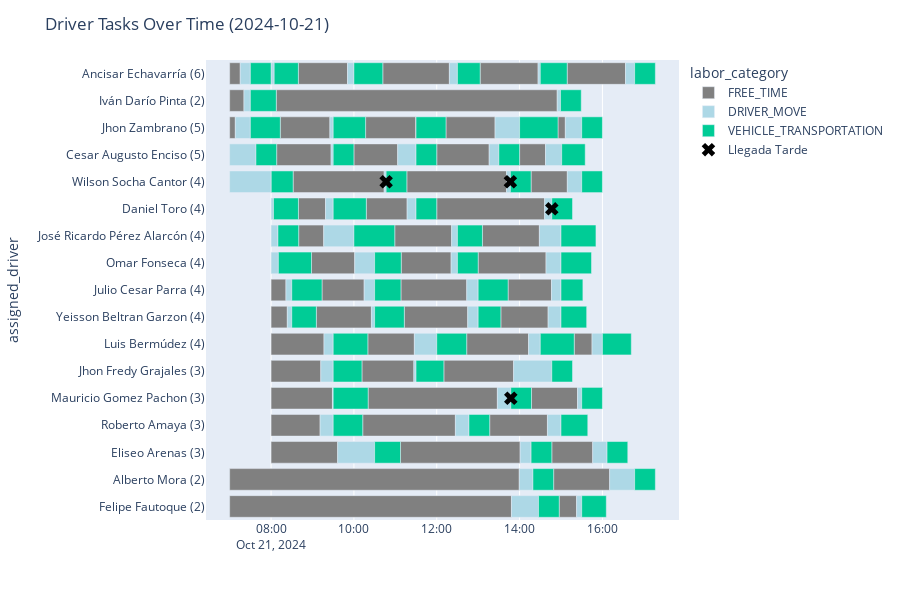
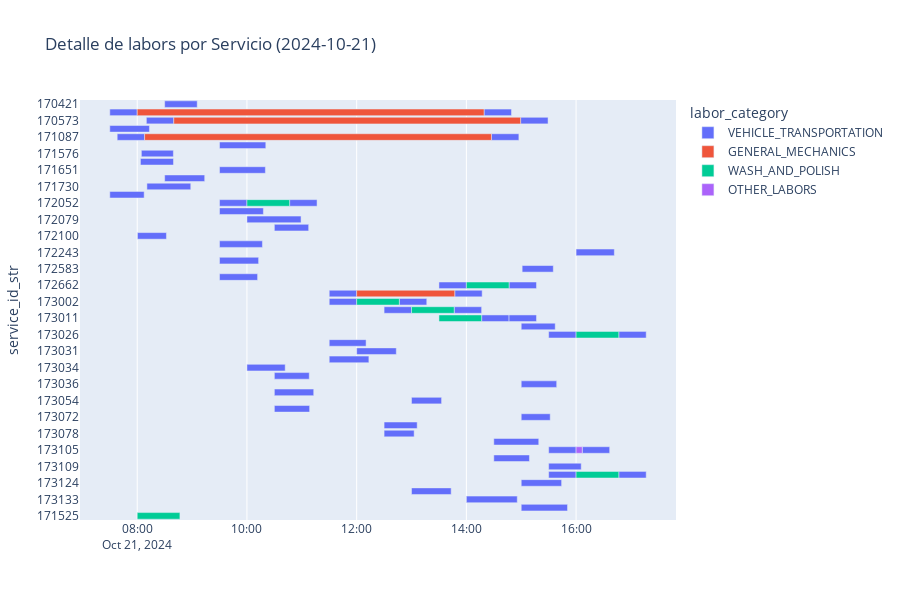

Notebook code cell kept with these figures, in order:
### Code cell
import pickle
import pandas as pd
import math
import random
from datetime import datetime, timedelta
import plotly.express as px
import plotly.graph_objects as go
import requests

# — Parámetros & Seed —————————————————————————————————————————————————————————
ITERATIONS              = 100
ALPHA                   = 1
SEED                    = 10
DISTANCE_METHOD         = 'Manhattan'
alfred_speed            = 30
vehicle_transport_speed = 40
tiempo_previo           = 30
tiempo_gracia           = 15
tiempo_alistar          = 15
tiempo_other            = 30
tiempo_finalizacion     = 15

random.seed(SEED)

# — Cargar datos preprocesados y bases necesarias —————————————————————————————
# Cargar el DataFrame original
directorio_df = pd.read_csv(f"{data_path}/data_pre/directorio_df.csv")
def remove_drivers(df, driver_names):
    """
    Devuelve una copia de df sin las filas donde la columna "ALFRED'S" coincida con cualquiera de los nombres en driver_names.
    """
    if isinstance(driver_names, str):
        driver_names = [driver_names]
    filtered_df = df[~df["ALFRED'S"].isin(driver_names)].copy()
    return filtered_df

nombres_a_quitar = ["Manuel Romero", "Jorge Cortes Rojas", "Orlando Jacinto"]
directorio_df = remove_drivers(directorio_df, nombres_a_quitar)


"""
    Días de prueba
"""
# day_str             = "2023-01-30"  # dia de prueba a tope
# day_str             = "2024-05-30"  # dia medio
day_str             = "2024-10-21"  # dia bajo
# day_str             = "2024-02-03"  # dia muy bajo



template_path       = f"{data_path}/data_clean/templates/cleaned_static_template_{day_str}.pkl"
df_cleaned_template = pd.read_pickle(template_path)
with open('distances.pkl','rb') as f:
    DIST_DICT = pickle.load(f)

# Filtrar labores programadas para las 7:00 AM o antes
print(f"INFO: Labores iniciales: {len(df_cleaned_template)}")
df_cleaned_template = df_cleaned_template[df_cleaned_template['schedule_date'].dt.hour > 7].copy()
print(f"INFO: Después de filtrar por horario, quedan {len(df_cleaned_template)} labores.")

# Filtrar ubicaciones inválidas 'POINT (0 0)' <<<
initial_rows = len(df_cleaned_template)
df_cleaned_template = df_cleaned_template[
    (df_cleaned_template['map_start_point'] != 'POINT (0 0)') &
    (df_cleaned_template['map_end_point'] != 'POINT (0 0)')
].copy()
filtered_count = initial_rows - len(df_cleaned_template)
if filtered_count > 0:
    print(f"INFO: Se han filtrado {filtered_count} labores con ubicación 'POINT (0 0)'. Quedan {len(df_cleaned_template)} labores.")


# — Recompute avg_times_map —————————————————————————————————————————————————
df_temp = (
    df_dist
      .dropna(subset=['labor_start_date','labor_end_date'])
      .assign(duration_td=lambda d: d['labor_end_date'] - d['labor_start_date'])
)
df_temp = df_temp[df_temp['duration_td'] <= pd.Timedelta(days=1)]
df_temp['duration_min'] = df_temp['duration_td'].dt.total_seconds() / 60
avg_times_map = df_temp.groupby('labor_name')['duration_min'].mean().to_dict()

# — Auxiliares parse_point, distance, select, init_drivers —————————————————————
def parse_point(s):
    if pd.isna(s) or not s.strip().startswith("POINT"):
        return None, None
    lon, lat = map(float, s.lstrip('POINT').strip(' ()').split())
    return lat, lon

OSRM_URL = "http://router.project-osrm.org/route/v1/driving/"
def distance(p1, p2, method='haversine', timeout=5):
    if method=='precalced':
        return DIST_DICT.get((p1,p2), float('nan'))
    lat1, lon1 = parse_point(p1)
    lat2, lon2 = parse_point(p2)
    if None in (lat1,lon1,lat2,lon2): return float('nan')
    if method=='haversine':
        φ1,φ2 = map(math.radians,(lat1,lat2))
        dφ    = math.radians(lat2-lat1)
        dλ    = math.radians(lon2-lon1)
        a     = math.sin(dφ/2)**2 + math.cos(φ1)*math.cos(φ2)*math.sin(dλ/2)**2
        return 2*6371*math.atan2(math.sqrt(a), math.sqrt(1-a))
    if method=='osrm':
        coords = f"{lon1},{lat1};{lon2},{lat2}"
        try:
            r = requests.get(OSRM_URL+coords+"?overview=false", timeout=timeout)
            r.raise_for_status()
            return r.json()['routes'][0]['distance']/1000
        except:
            return distance(p1,p2,method='haversine')
    # Manhattan
    KM_PER_DEG_LAT = 111.32
    mean_lat = math.radians((lat1+lat2)/2)
    dlat = abs(lat1-lat2)*KM_PER_DEG_LAT
    dlon = abs(lon1-lon2)*KM_PER_DEG_LAT*math.cos(mean_lat)
    return dlat + dlon


def select_from_candidates(cands, alpha):
    if not cands: return None
    costs = [c['arrival'].timestamp() for c in cands]
    if len(costs) == 1:
        return cands[0]
    min_cost, max_cost = min(costs), max(costs)
    if min_cost == max_cost:
        return random.choice(cands)
    thr   = max_cost - alpha * (max_cost - min_cost)
    RCL   = [c for c,cost in zip(cands,costs) if cost<=thr]
    return random.choice(RCL) if RCL else cands[costs.index(min_cost)]


def init_drivers():
    if df_cleaned_template.empty:
        return []
    tz    = df_cleaned_template['schedule_date'].dt.tz
    first = df_cleaned_template['schedule_date'].dt.date.min()
    out   = []
    df_dir = directorio_df[directorio_df['city']=='BOGOTA']
    for _, d in df_dir.iterrows():
        if pd.isna(d['latitud']): continue
        ws    = datetime.strptime(d['start_time'], '%H:%M:%S').time()
        avail = datetime.combine(first, ws)
        out.append({
            'name':       d["ALFRED'S"],
            'position':   f"POINT ({d['longitud']} {d['latitud']})",
            'available':  pd.Timestamp(avail).tz_localize(tz),
            'work_start': ws
        })
    return out

# — run_iteration (LÓGICA DE SIMULACIÓN) —————————————————————————————————————
def run_iteration_chronological(alpha):
    if df_cleaned_template.empty:
        return pd.DataFrame(), pd.DataFrame()

    dfc = df_cleaned_template.copy().reset_index(drop=True)
    drivers = init_drivers()
    
    df_sorted = dfc.sort_values('schedule_date').reset_index()

    assigned = [pd.NA] * len(dfc)
    starts = [pd.NaT] * len(dfc)
    ends = [pd.NaT] * len(dfc)

    service_end_times = {}

    for _, row in df_sorted.iterrows():
        original_idx = row['index'] 
        service_id = row['service_id']

        if service_end_times.get(service_id) is pd.NaT:
            continue

        prev_end = service_end_times.get(service_id)
        cat, sched = row['labor_category'], row['schedule_date']

        if cat == 'VEHICLE_TRANSPORTATION':
            early = prev_end or (sched - timedelta(minutes=tiempo_previo))
            late  = (prev_end + timedelta(minutes=tiempo_gracia)) if prev_end else (sched + timedelta(minutes=tiempo_gracia))
            
            cands = []
            for drv in drivers:
                av = drv['available']
                if av.time() < drv['work_start']:
                    av = pd.Timestamp(datetime.combine(av.date(), drv['work_start']), tz=av.tz)
                
                dkm = distance(drv['position'], row['map_start_point'], method=DISTANCE_METHOD)
                arr = av + timedelta(minutes=(0 if math.isnan(dkm) else dkm/alfred_speed*60))
                
                if arr <= late:
                    cands.append({'drv': drv, 'arrival': arr})
            
            pick = select_from_candidates(cands, alpha)

            if not pick:
                service_end_times[service_id] = pd.NaT
            else:
                drv = pick['drv']
                astart = max(pick['arrival'], early)
                d2 = distance(row['map_start_point'], row['map_end_point'], method=DISTANCE_METHOD)
                
                is_last_in_service = not dfc[(dfc['service_id'] == service_id) & (dfc['schedule_date'] > sched)].empty
                dur = tiempo_alistar + (0 if math.isnan(d2) else d2/vehicle_transport_speed*60) \
                      + (tiempo_finalizacion if not is_last_in_service else 0)
                aend = astart + timedelta(minutes=dur)

                drv['available'], drv['position'] = aend, row['map_end_point']
                assigned[original_idx] = drv['name']
                starts[original_idx] = astart
                ends[original_idx] = aend
                service_end_times[service_id] = aend
        else:
            astart = prev_end or sched
            aend = astart + timedelta(minutes=avg_times_map.get(row['labor_name'], tiempo_other))
            starts[original_idx] = astart
            ends[original_idx] = aend
            service_end_times[service_id] = aend

    dfc['assigned_driver'] = assigned
    dfc['actual_start']    = pd.to_datetime(starts)
    dfc['actual_end']      = pd.to_datetime(ends)

    records = []
    tz = dfc['schedule_date'].dt.tz
    if not tz and not dfc['actual_start'].dropna().empty:
        tz = dfc['actual_start'].dropna().iloc[0].tz

    valid_dates = dfc['schedule_date'].dropna().dt.date
    first = pd.to_datetime(day_str).date() if valid_dates.empty else valid_dates.min()

    driver_pos, driver_end = {}, {}
    df_dir_bog = directorio_df[directorio_df['city']=='BOGOTA']
    for _, d in df_dir_bog.iterrows():
        if pd.isna(d['latitud']): continue
        name = d["ALFRED'S"]
        driver_pos[name] = f"POINT ({d['longitud']} {d['latitud']})"
        st = datetime.combine(first, datetime.strptime(d['start_time'],'%H:%M:%S').time())
        driver_end[name] = pd.Timestamp(st, tz=tz)

    for _, row in dfc.dropna(subset=['actual_start']).sort_values('actual_start').iterrows():
        drv = row['assigned_driver']
        if pd.notna(drv) and row['labor_category']=='VEHICLE_TRANSPORTATION':
            prev_e, prev_p = driver_end[drv], driver_pos[drv]
            if row['actual_start'] > prev_e:
                dkm = distance(prev_p, row['map_start_point'], method=DISTANCE_METHOD)
                t_m = timedelta(minutes=(0 if math.isnan(dkm) else dkm/alfred_speed*60))
                depart = max(prev_e, row['actual_start'] - t_m)
                if depart > prev_e:
                    records.append({'service_id': row['service_id'], 'labor_id': f"{int(row['labor_id'])}_free", 'labor_name': 'FREE_TIME', 'labor_category': 'FREE_TIME', 'assigned_driver': drv, 'schedule_date': row['schedule_date'], 'actual_start': prev_e, 'actual_end': depart, 'start_point': prev_p, 'end_point': prev_p})
                records.append({'service_id': row['service_id'], 'labor_id': f"{int(row['labor_id'])}_move", 'labor_name': 'DRIVER_MOVE', 'labor_category': 'DRIVER_MOVE', 'assigned_driver': drv, 'schedule_date': row['schedule_date'], 'actual_start': depart, 'actual_end': row['actual_start'], 'start_point': prev_p, 'end_point': row['map_start_point']})
        
        records.append({'service_id': row['service_id'], 'labor_id': int(row['labor_id']), 'labor_name': row['labor_name'], 'labor_category': row['labor_category'], 'assigned_driver': row['assigned_driver'], 'schedule_date': row['schedule_date'], 'actual_start': row['actual_start'], 'actual_end': row['actual_end'], 'start_point': row['map_start_point'], 'end_point': row['map_end_point']})
        
        if pd.notna(drv) and pd.notna(row['actual_end']):
            driver_end[drv] = row['actual_end']
            driver_pos[drv] = row['map_end_point']

    df_moves = pd.DataFrame(records)
    if not df_moves.empty:
        df_moves['actual_start'] = pd.to_datetime(df_moves['actual_start'])
        df_moves['actual_end'] = pd.to_datetime(df_moves['actual_end'])
        df_moves['duration_min'] = ((df_moves['actual_end'] - df_moves['actual_start']).dt.total_seconds() / 60).round(1)

    return dfc, df_moves


# — Ejecutar —————————————————————————————————————————————————————————
df_cleaned, df_moves = run_iteration_chronological(ALPHA)


indicators, ind_df = compute_indicators(df_cleaned, df_moves)
print(ind_df)
plot_results(df_cleaned, df_moves)

### Figure 1 — Plotly figure (JSON) as saved in the notebook; plotly's stock layout.template omitted (floating-point values rounded to 4 significant figures; data arrays with more than 128 entries replaced by an {"elided": "..."} marker saying what was removed)
{"data": [{"base": ["2024-10-21T07:00:00.000000000", "2024-10-21T07:00:00.000000000", "2024-10-21T07:00:00.000000000", "2024-10-21T08:00:00.000000000", "2024-10-21T08:00:00.000000000", "2024-10-21T08:00:00.000000000", "2024-10-21T08:00:00.000000000", "2024-10-21T08:08:05.251298000", "2024-10-21T08:39:38.223934000", "2024-10-21T08:13:22.135002000", "2024-10-21T08:00:00.000000000", "2024-10-21T08:00:00.000000000", "2024-10-21T08:39:59.430790000", "2024-10-21T08:39:32.435722000", "2024-10-21T09:05:36.882108000", "2024-10-21T08:58:33.520365000", "2024-10-21T09:13:47.955690000", "2024-10-21T08:00:00.000000000", "2024-10-21T08:31:57.677140000", "2024-10-21T10:16:55.874222000", "2024-10-21T10:11:38.406334000", "2024-10-21T10:17:59.288271000", "2024-10-21T10:00:00.000000000", "2024-10-21T10:20:10.417188000", "2024-10-21T10:59:10.899666000", "2024-10-21T10:41:50.111910000", "2024-10-21T11:08:34.360962000", "2024-10-21T10:12:45.768899000", "2024-10-21T11:08:08.406243000", "2024-10-21T11:13:01.861090000", "2024-10-21T12:00:00.000000000", "2024-10-21T11:16:40.704115000", "2024-10-21T10:20:37.385779000", "2024-10-21T12:13:22.135002000", "2024-10-21T11:07:30.905831000", "2024-10-21T07:00:00.000000000", "2024-10-21T07:00:00.000000000", "2024-10-21T13:02:52.565126000", "2024-10-21T12:43:22.135002000", "2024-10-21T12:10:18.944273000", "2024-10-21T12:00:00.000000000", "2024-10-21T08:07:35.008425000", "2024-10-21T13:00:00.000000000", "2024-10-21T13:43:22.135002000", "2024-10-21T13:16:40.704115000", "2024-10-21T13:32:52.565126000", "2024-10-21T13:06:11.796208000", "2024-10-21T14:00:00.000000000", "2024-10-21T14:17:16.164458000", "2024-10-21T14:16:40.704115000", "2024-10-21T14:57:25.302688000", "2024-10-21T14:55:39.316126000", "2024-10-21T15:19:10.155365000", "2024-10-21T14:46:40.704115000", "2024-10-21T14:49:20.051390000", "2024-10-21T15:08:58.616133000"], "customdata": {"elided": "56x7 mixed values"}, "hovertemplate": "labor_category=FREE_TIME<br>actual_start=%{base}<br>actual_end=%{x}<br>assigned_driver=%{y}<br>labor_name=%{customdata[0]}<br>service_id=%{customdata[1]}<br>labor_id=%{customdata[2]}<br>schedule_date=%{customdata[3]}<br>duration_min=%{customdata[4]}<br>start_point=%{customdata[5]}<br>end_point=%{customdata[6]}<extra></extra>", "legendgroup": "FREE_TIME", "marker": {"color": "gray", "pattern": {"shape": ""}}, "name": "FREE_TIME", "orientation": "h", "showlegend": true, "textposition": "auto", "type": "bar", "x": [922032, 1243429, 492490, 1292540, 1412273, 4598797, 4322580, 4732572, 2352353, 4312384, 5334741, 4261247, 2178071, 4272252, 4784915, 3758526, 3664222, 5786855, 7914973, 4376739, 4512298, 3547793, 3804654, 4044149, 4943349, 5789302, 4333575, 8056186, 5720798, 5511694, 4557388, 8667843, 11233304, 4266711, 10399781, 25172340, 24494267, 5035424, 5379085, 6062629, 9378100, 24416497, 5897012, 3771173, 5020547, 4106643, 4948727, 2253412, 3999734, 3150766, 1509643, 637899, 1546317, 3554583, 4868573, 5067993], "xaxis": "x", "y": ["Ancisar Echavarría", "Iván Darío Pinta", "Jhon Zambrano", "Julio Cesar Parra", "Yeisson Beltran Garzon", "Luis Bermúdez", "Jhon Fredy Grajales", "Cesar Augusto Enciso", "Daniel Toro", "Jhon Zambrano", "Mauricio Gomez Pachon", "Roberto Amaya", "José Ricardo Pérez Alarcón", "Ancisar Echavarría", "Yeisson Beltran Garzon", "Omar Fonseca", "Julio Cesar Parra", "Eliseo Arenas", "Wilson Socha Cantor", "Jhon Zambrano", "Jhon Fredy Grajales", "Daniel Toro", "Cesar Augusto Enciso", "Luis Bermúdez", "José Ricardo Pérez Alarcón", "Ancisar Echavarría", "Omar Fonseca", "Roberto Amaya", "Julio Cesar Parra", "Yeisson Beltran Garzon", "Cesar Augusto Enciso", "Wilson Socha Cantor", "Mauricio Gomez Pachon", "Jhon Zambrano", "Eliseo Arenas", "Alberto Mora", "Felipe Fautoque", "Ancisar Echavarría", "Luis Bermúdez", "Jhon Fredy Grajales", "Daniel Toro", "Iván Darío Pinta", "Omar Fonseca", "Julio Cesar Parra", "Roberto Amaya", "Yeisson Beltran Garzon", "José Ricardo Pérez Alarcón", "Cesar Augusto Enciso", "Mauricio Gomez Pachon", "Wilson Socha Cantor", "Felipe Fautoque", "Jhon Zambrano", "Luis Bermúdez", "Eliseo Arenas", "Alberto Mora", "Ancisar Echavarría"], "yaxis": "y"}, {"base": ["2024-10-21T07:15:22.032408000", "2024-10-21T07:20:43.429988000", "2024-10-21T07:08:12.490108000", "2024-10-21T07:00:00.000000000", "2024-10-21T07:00:00.000000000", "2024-10-21T08:00:00.000000000", "2024-10-21T08:00:00.000000000", "2024-10-21T08:00:00.000000000", "2024-10-21T08:00:00.000000000", "2024-10-21T08:21:32.540617000", "2024-10-21T08:23:32.273355000", "2024-10-21T09:16:38.797056000", "2024-10-21T09:12:02.580788000", "2024-10-21T09:26:57.823545000", "2024-10-21T09:18:50.577770000", "2024-10-21T09:25:14.519007000", "2024-10-21T09:28:54.741547000", "2024-10-21T09:11:01.247052000", "2024-10-21T09:16:17.502142000", "2024-10-21T09:50:44.688446000", "2024-10-21T10:25:21.797648000", "2024-10-21T10:01:12.047231000", "2024-10-21T10:14:52.177945000", "2024-10-21T09:36:26.855229000", "2024-10-21T10:43:52.651114000", "2024-10-21T11:29:52.614062000", "2024-10-21T11:26:50.704434000", "2024-10-21T11:17:07.081481000", "2024-10-21T11:03:24.654630000", "2024-10-21T11:27:34.566980000", "2024-10-21T12:21:34.249387000", "2024-10-21T12:18:19.414000000", "2024-10-21T12:20:47.936403000", "2024-10-21T12:27:01.955619000", "2024-10-21T12:43:29.204993000", "2024-10-21T12:44:53.555919000", "2024-10-21T13:15:57.388949000", "2024-10-21T13:41:08.548070000", "2024-10-21T13:27:50.689922000", "2024-10-21T13:24:28.846874000", "2024-10-21T14:00:50.686984000", "2024-10-21T13:59:32.340890000", "2024-10-21T13:48:14.267711000", "2024-10-21T14:26:47.989596000", "2024-10-21T14:13:01.220802000", "2024-10-21T13:51:21.573951000", "2024-10-21T14:36:18.100098000", "2024-10-21T14:54:31.506004000", "2024-10-21T14:38:17.012951000", "2024-10-21T14:46:13.308624000", "2024-10-21T14:40:21.251504000", "2024-10-21T14:41:19.209018000", "2024-10-21T14:28:40.524196000", "2024-10-21T14:37:33.412248000", "2024-10-21T15:23:55.899285000", "2024-10-21T15:09:11.470812000", "2024-10-21T15:22:34.946058000", "2024-10-21T15:06:17.215636000", "2024-10-21T15:44:56.472991000", "2024-10-21T15:45:55.287438000", "2024-10-21T16:10:28.624858000", "2024-10-21T16:33:26.610080000"], "customdata": {"elided": "62x7 mixed values"}, "hovertemplate": "labor_category=DRIVER_MOVE<br>actual_start=%{base}<br>actual_end=%{x}<br>assigned_driver=%{y}<br>labor_name=%{customdata[0]}<br>service_id=%{customdata[1]}<br>labor_id=%{customdata[2]}<br>schedule_date=%{customdata[3]}<br>duration_min=%{customdata[4]}<br>start_point=%{customdata[5]}<br>end_point=%{customdata[6]}<extra></extra>", "legendgroup": "DRIVER_MOVE", "marker": {"color": "lightblue", "pattern": {"shape": ""}}, "name": "DRIVER_MOVE", "orientation": "h", "showlegend": true, "textposition": "auto", "type": "bar", "x": [877967, 556570, 1307509, 2285251, 3616076, 210994, 271075, 599430, 635620, 507459, 387726, 801202, 1077419, 182176, 669422, 285480, 65258, 1138752, 2622497, 555311, 278202, 1727952, 907822, 3213144, 168053, 7385, 189295, 772918, 1595345, 1945433, 505750, 700586, 552063, 1178748, 990795, 906444, 842611, 332156, 1165474, 2131153, 950017, 1187710, 2351034, 192010, 1018779, 3319130, 622604, 287976, 1302987, 826691, 1178748, 1120790, 1879475, 1406587, 364100, 1248529, 445053, 1422784, 903527, 1248529, 2172079, 794094], "xaxis": "x", "y": ["Ancisar Echavarría", "Iván Darío Pinta", "Jhon Zambrano", "Cesar Augusto Enciso", "Wilson Socha Cantor", "Daniel Toro", "Ancisar Echavarría", "José Ricardo Pérez Alarcón", "Omar Fonseca", "Julio Cesar Parra", "Yeisson Beltran Garzon", "Luis Bermúdez", "Jhon Fredy Grajales", "Cesar Augusto Enciso", "Daniel Toro", "Jhon Zambrano", "Mauricio Gomez Pachon", "Roberto Amaya", "José Ricardo Pérez Alarcón", "Ancisar Echavarría", "Yeisson Beltran Garzon", "Omar Fonseca", "Julio Cesar Parra", "Eliseo Arenas", "Wilson Socha Cantor", "Jhon Zambrano", "Jhon Fredy Grajales", "Daniel Toro", "Cesar Augusto Enciso", "Luis Bermúdez", "José Ricardo Pérez Alarcón", "Ancisar Echavarría", "Omar Fonseca", "Roberto Amaya", "Julio Cesar Parra", "Yeisson Beltran Garzon", "Cesar Augusto Enciso", "Wilson Socha Cantor", "Mauricio Gomez Pachon", "Jhon Zambrano", "Eliseo Arenas", "Alberto Mora", "Felipe Fautoque", "Ancisar Echavarría", "Luis Bermúdez", "Jhon Fredy Grajales", "Daniel Toro", "Iván Darío Pinta", "Omar Fonseca", "Julio Cesar Parra", "Roberto Amaya", "Yeisson Beltran Garzon", "José Ricardo Pérez Alarcón", "Cesar Augusto Enciso", "Mauricio Gomez Pachon", "Wilson Socha Cantor", "Felipe Fautoque", "Jhon Zambrano", "Luis Bermúdez", "Eliseo Arenas", "Alberto Mora", "Ancisar Echavarría"], "yaxis": "y"}, {"base": ["2024-10-21T07:30:00.000000000", "2024-10-21T07:30:00.000000000", "2024-10-21T07:30:00.000000000", "2024-10-21T07:38:05.251298000", "2024-10-21T08:00:16.076008000", "2024-10-21T08:03:30.994396000", "2024-10-21T08:04:31.075617000", "2024-10-21T08:09:59.430790000", "2024-10-21T08:10:35.620368000", "2024-10-21T08:30:00.000000000", "2024-10-21T08:30:00.000000000", "2024-10-21T09:30:00.000000000", "2024-10-21T09:30:00.000000000", "2024-10-21T09:30:00.000000000", "2024-10-21T09:30:00.000000000", "2024-10-21T09:30:00.000000000", "2024-10-21T09:30:00.000000000", "2024-10-21T09:30:00.000000000", "2024-10-21T10:00:00.000000000", "2024-10-21T10:00:00.000000000", "2024-10-21T10:30:00.000000000", "2024-10-21T10:30:00.000000000", "2024-10-21T10:30:00.000000000", "2024-10-21T10:30:00.000000000", "2024-10-21T10:46:40.704115000", "2024-10-21T11:30:00.000000000", "2024-10-21T11:30:00.000000000", "2024-10-21T11:30:00.000000000", "2024-10-21T11:30:00.000000000", "2024-10-21T12:00:00.000000000", "2024-10-21T12:30:00.000000000", "2024-10-21T12:30:00.000000000", "2024-10-21T12:30:00.000000000", "2024-10-21T12:46:40.704115000", "2024-10-21T13:00:00.000000000", "2024-10-21T13:00:00.000000000", "2024-10-21T13:30:00.000000000", "2024-10-21T13:46:40.704115000", "2024-10-21T13:47:16.164458000", "2024-10-21T14:00:00.000000000", "2024-10-21T14:16:40.704115000", "2024-10-21T14:19:20.051390000", "2024-10-21T14:27:25.302688000", "2024-10-21T14:30:00.000000000", "2024-10-21T14:30:00.000000000", "2024-10-21T14:46:40.704115000", "2024-10-21T14:46:40.704115000", "2024-10-21T14:59:19.482180000", "2024-10-21T15:00:00.000000000", "2024-10-21T15:00:00.000000000", "2024-10-21T15:00:00.000000000", "2024-10-21T15:00:00.000000000", "2024-10-21T15:00:00.000000000", "2024-10-21T15:01:00.000000000", "2024-10-21T15:30:00.000000000", "2024-10-21T15:30:00.000000000", "2024-10-21T15:30:00.000000000", "2024-10-21T15:30:00.000000000", "2024-10-21T16:00:00.000000000", "2024-10-21T16:06:43.816626000", "2024-10-21T16:46:40.704115000", "2024-10-21T16:46:40.704115000"], "customdata": {"elided": "62x7 mixed values"}, "hovertemplate": "labor_category=VEHICLE_TRANSPORTATION<br>actual_start=%{base}<br>actual_end=%{x}<br>assigned_driver=%{y}<br>labor_name=%{customdata[0]}<br>service_id=%{customdata[1]}<br>labor_id=%{customdata[2]}<br>schedule_date=%{customdata[3]}<br>duration_min=%{customdata[4]}<br>start_point=%{customdata[5]}<br>end_point=%{customdata[6]}<extra></extra>", "legendgroup": "VEHICLE_TRANSPORTATION", "marker": {"color": "#00cc96", "pattern": {"shape": ""}}, "name": "VEHICLE_TRANSPORTATION", "orientation": "h", "showlegend": true, "textposition": "auto", "type": "bar", "x": [1800000, 2255008, 2602135, 1800000, 1901601, 2167229, 2101360, 1800000, 2877899, 2627955, 2136882, 3010417, 2498406, 1800000, 2879288, 2815874, 3037385, 2565768, 3550899, 2510111, 2581861, 2314360, 2288406, 2250905, 1800000, 2602135, 2418944, 1800000, 1800000, 2602135, 2171796, 1972565, 1800000, 1800000, 2602135, 1972565, 1800000, 1800000, 1800000, 3339316, 1800000, 1800000, 1800000, 2338616, 2950155, 1800000, 1800000, 1800000, 2650093, 1901601, 2326725, 2230814, 3037385, 2043923, 1800000, 1800000, 2137175, 1800000, 2509064, 1800000, 1800000, 1800000], "xaxis": "x", "y": ["Ancisar Echavarría", "Iván Darío Pinta", "Jhon Zambrano", "Cesar Augusto Enciso", "Wilson Socha Cantor", "Daniel Toro", "Ancisar Echavarría", "José Ricardo Pérez Alarcón", "Omar Fonseca", "Julio Cesar Parra", "Yeisson Beltran Garzon", "Luis Bermúdez", "Jhon Fredy Grajales", "Cesar Augusto Enciso", "Daniel Toro", "Jhon Zambrano", "Mauricio Gomez Pachon", "Roberto Amaya", "José Ricardo Pérez Alarcón", "Ancisar Echavarría", "Yeisson Beltran Garzon", "Omar Fonseca", "Julio Cesar Parra", "Eliseo Arenas", "Wilson Socha Cantor", "Jhon Zambrano", "Jhon Fredy Grajales", "Daniel Toro", "Cesar Augusto Enciso", "Luis Bermúdez", "José Ricardo Pérez Alarcón", "Ancisar Echavarría", "Omar Fonseca", "Roberto Amaya", "Julio Cesar Parra", "Yeisson Beltran Garzon", "Cesar Augusto Enciso", "Wilson Socha Cantor", "Mauricio Gomez Pachon", "Jhon Zambrano", "Eliseo Arenas", "Alberto Mora", "Felipe Fautoque", "Ancisar Echavarría", "Luis Bermúdez", "Jhon Fredy Grajales", "Daniel Toro", "Iván Darío Pinta", "Omar Fonseca", "Julio Cesar Parra", "Roberto Amaya", "Yeisson Beltran Garzon", "José Ricardo Pérez Alarcón", "Cesar Augusto Enciso", "Mauricio Gomez Pachon", "Wilson Socha Cantor", "Felipe Fautoque", "Jhon Zambrano", "Luis Bermúdez", "Eliseo Arenas", "Alberto Mora", "Ancisar Echavarría"], "yaxis": "y"}, {"customdata": [[172100.0, 261500.0, 31.7], [173000.0, 262500.0, 92.3], [173000.0, 262500.0, 31.7], [173000.0, 262500.0, 61.7]], "hovertemplate": "Llegada Tarde<br>Service: %{customdata[0]}<br>Labor: %{customdata[1]}<br>Retraso: %{customdata[2]} min<extra></extra>", "legendgroup": "Llegada Tarde", "marker": {"color": "black", "size": 12, "symbol": "x"}, "mode": "markers", "name": "Llegada Tarde", "type": "scatter", "x": ["2024-10-21T10:46:40.704115000", "2024-10-21T13:47:16.164458000", "2024-10-21T13:46:40.704115000", "2024-10-21T14:46:40.704115000"], "y": ["Wilson Socha Cantor", "Mauricio Gomez Pachon", "Wilson Socha Cantor", "Daniel Toro"]}], "layout": {"barmode": "overlay", "height": 600, "legend": {"title": {"text": "labor_category"}, "tracegroupgap": 0}, "margin": {"t": 60}, "title": {"text": "Driver Tasks Over Time (2024-10-21)"}, "xaxis": {"anchor": "y", "domain": [0, 1], "type": "date"}, "yaxis": {"anchor": "x", "autorange": "reversed", "categoryarray": ["Ancisar Echavarría", "Iván Darío Pinta", "Jhon Zambrano", "Cesar Augusto Enciso", "Wilson Socha Cantor", "Daniel Toro", "José Ricardo Pérez Alarcón", "Omar Fonseca", "Julio Cesar Parra", "Yeisson Beltran Garzon", "Luis Bermúdez", "Jhon Fredy Grajales", "Mauricio Gomez Pachon", "Roberto Amaya", "Eliseo Arenas", "Alberto Mora", "Felipe Fautoque"], "categoryorder": "array", "domain": [0, 1], "ticktext": ["Ancisar Echavarría (6)", "Iván Darío Pinta (2)", "Jhon Zambrano (5)", "Cesar Augusto Enciso (5)", "Wilson Socha Cantor (4)", "Daniel Toro (4)", "José Ricardo Pérez Alarcón (4)", "Omar Fonseca (4)", "Julio Cesar Parra (4)", "Yeisson Beltran Garzon (4)", "Luis Bermúdez (4)", "Jhon Fredy Grajales (3)", "Mauricio Gomez Pachon (3)", "Roberto Amaya (3)", "Eliseo Arenas (3)", "Alberto Mora (2)", "Felipe Fautoque (2)"], "tickvals": ["Ancisar Echavarría", "Iván Darío Pinta", "Jhon Zambrano", "Cesar Augusto Enciso", "Wilson Socha Cantor", "Daniel Toro", "José Ricardo Pérez Alarcón", "Omar Fonseca", "Julio Cesar Parra", "Yeisson Beltran Garzon", "Luis Bermúdez", "Jhon Fredy Grajales", "Mauricio Gomez Pachon", "Roberto Amaya", "Eliseo Arenas", "Alberto Mora", "Felipe Fautoque"], "title": {"text": "assigned_driver"}, "type": "category"}}}

### Figure 2 — Plotly figure (JSON) as saved in the notebook; plotly's stock layout.template omitted (floating-point values rounded to 4 significant figures)
{"data": [{"base": ["2024-10-21T08:30:00.000000000", "2024-10-21T07:30:00.000000000", "2024-10-21T14:19:20.051390000", "2024-10-21T08:09:59.430790000", "2024-10-21T14:59:19.482180000", "2024-10-21T07:30:00.000000000", "2024-10-21T07:38:05.251298000", "2024-10-21T14:27:25.302688000", "2024-10-21T09:30:00.000000000", "2024-10-21T08:04:31.075617000", "2024-10-21T08:03:30.994396000", "2024-10-21T09:30:00.000000000", "2024-10-21T08:30:00.000000000", "2024-10-21T08:10:35.620368000", "2024-10-21T07:30:00.000000000", "2024-10-21T09:30:00.000000000", "2024-10-21T10:46:40.704115000", "2024-10-21T09:30:00.000000000", "2024-10-21T10:00:00.000000000", "2024-10-21T10:30:00.000000000", "2024-10-21T08:00:16.076008000", "2024-10-21T09:30:00.000000000", "2024-10-21T16:00:00.000000000", "2024-10-21T09:30:00.000000000", "2024-10-21T15:01:00.000000000", "2024-10-21T09:30:00.000000000", "2024-10-21T13:30:00.000000000", "2024-10-21T14:46:40.704115000", "2024-10-21T11:30:00.000000000", "2024-10-21T13:47:16.164458000", "2024-10-21T11:30:00.000000000", "2024-10-21T12:46:40.704115000", "2024-10-21T12:30:00.000000000", "2024-10-21T13:46:40.704115000", "2024-10-21T14:16:40.704115000", "2024-10-21T14:46:40.704115000", "2024-10-21T15:00:00.000000000", "2024-10-21T15:30:00.000000000", "2024-10-21T16:46:40.704115000", "2024-10-21T11:30:00.000000000", "2024-10-21T12:00:00.000000000", "2024-10-21T11:30:00.000000000", "2024-10-21T10:00:00.000000000", "2024-10-21T10:30:00.000000000", "2024-10-21T15:00:00.000000000", "2024-10-21T10:30:00.000000000", "2024-10-21T13:00:00.000000000", "2024-10-21T10:30:00.000000000", "2024-10-21T15:00:00.000000000", "2024-10-21T12:30:00.000000000", "2024-10-21T12:30:00.000000000", "2024-10-21T14:30:00.000000000", "2024-10-21T15:30:00.000000000", "2024-10-21T16:06:43.816626000", "2024-10-21T14:30:00.000000000", "2024-10-21T15:30:00.000000000", "2024-10-21T15:30:00.000000000", "2024-10-21T16:46:40.704115000", "2024-10-21T15:00:00.000000000", "2024-10-21T13:00:00.000000000", "2024-10-21T14:00:00.000000000", "2024-10-21T15:00:00.000000000"], "customdata": [["Yeisson Beltran Garzon", "Alfred Initial Transport"], ["Ancisar Echavarría", "Alfred Initial Transport"], ["Alberto Mora", "Alfred Transport"], ["José Ricardo Pérez Alarcón", "Alfred Initial Transport"], ["Iván Darío Pinta", "Alfred Transport"], ["Jhon Zambrano", "Alfred Initial Transport"], ["Cesar Augusto Enciso", "Alfred Initial Transport"], ["Felipe Fautoque", "Alfred Transport"], ["Mauricio Gomez Pachon", "Alfred Initial Transport"], ["Ancisar Echavarría", "Alfred Initial Transport"], ["Daniel Toro", "Alfred Initial Transport"], ["Luis Bermúdez", "Alfred Initial Transport"], ["Julio Cesar Parra", "Alfred Initial Transport"], ["Omar Fonseca", "Alfred Initial Transport"], ["Iván Darío Pinta", "Alfred Initial Transport"], ["Cesar Augusto Enciso", "Alfred Transport"], ["Wilson Socha Cantor", "Alfred Initial Transport"], ["Daniel Toro", "Alfred Initial Transport"], ["José Ricardo Pérez Alarcón", "Alfred Initial Transport"], ["Eliseo Arenas", "Trailer transport"], ["Wilson Socha Cantor", "Alfred Initial Transport"], ["Jhon Zambrano", "Alfred Initial Transport"], ["Luis Bermúdez", "Alfred Initial Transport"], ["Roberto Amaya", "Alfred Initial Transport"], ["Cesar Augusto Enciso", "Alfred Initial Transport"], ["Jhon Fredy Grajales", "Alfred Initial Transport"], ["Cesar Augusto Enciso", "Alfred Transport"], ["Jhon Fredy Grajales", "Alfred Initial Transport"], ["Daniel Toro", "Alfred Transport"], ["Mauricio Gomez Pachon", "Alfred Initial Transport"], ["Cesar Augusto Enciso", "Alfred Transport"], ["Roberto Amaya", "Alfred Initial Transport"], ["Omar Fonseca", "Alfred Transport"], ["Wilson Socha Cantor", "Alfred Initial Transport"], ["Eliseo Arenas", "Alfred Transport"], ["Daniel Toro", "Alfred Initial Transport"], ["Yeisson Beltran Garzon", "Alfred Initial Transport"], ["Mauricio Gomez Pachon", "Alfred Transport"], ["Ancisar Echavarría", "Alfred Initial Transport"], ["Jhon Fredy Grajales", "Alfred Initial Transport"], ["Luis Bermúdez", "Alfred Initial Transport"], ["Jhon Zambrano", "Alfred Initial Transport"], ["Ancisar Echavarría", "Alfred Initial Transport"], ["Julio Cesar Parra", "Alfred Initial Transport"], ["Roberto Amaya", "Alfred Initial Transport"], ["Yeisson Beltran Garzon", "Alfred Initial Transport"], ["Yeisson Beltran Garzon", "Alfred Initial Transport"], ["Omar Fonseca", "Alfred Initial Transport"], ["Julio Cesar Parra", "Alfred Initial Transport"], ["José Ricardo Pérez Alarcón", "Alfred Initial Transport"], ["Ancisar Echavarría", "Alfred Initial Transport"], ["Luis Bermúdez", "Alfred Initial Transport"], ["Wilson Socha Cantor", "Alfred Initial Transport"], ["Eliseo Arenas", "Alfred Transport"], ["Ancisar Echavarría", "Alfred Initial Transport"], ["Felipe Fautoque", "Alfred Initial Transport"], ["Jhon Zambrano", "Alfred Initial Transport"], ["Alberto Mora", "Alfred Transport"], ["Omar Fonseca", "Alfred Initial Transport"], ["Julio Cesar Parra", "Alfred Initial Transport"], ["Jhon Zambrano", "Alfred Initial Transport"], ["José Ricardo Pérez Alarcón", "Alfred Initial Transport"]], "hovertemplate": "labor_category=VEHICLE_TRANSPORTATION<br>actual_start=%{base}<br>actual_end=%{x}<br>service_id_str=%{y}<br>driver_label=%{customdata[0]}<br>labor_name=%{customdata[1]}<extra></extra>", "legendgroup": "VEHICLE_TRANSPORTATION", "marker": {"color": "#636efa", "pattern": {"shape": ""}}, "name": "VEHICLE_TRANSPORTATION", "orientation": "h", "showlegend": true, "textposition": "auto", "type": "bar", "x": [2136882, 1800000, 1800000, 1800000, 1800000, 2602135, 1800000, 1800000, 3037385, 2101360, 2167229, 3010417, 2627955, 2877899, 2255008, 1800000, 1800000, 2879288, 3550899, 2250905, 1901601, 2815874, 2509064, 2565768, 2043923, 2498406, 1800000, 1800000, 1800000, 1800000, 1800000, 1800000, 1800000, 1800000, 1800000, 1800000, 2230814, 1800000, 1800000, 2418944, 2602135, 2602135, 2510111, 2288406, 2326725, 2581861, 1972565, 2314360, 1901601, 2171796, 1972565, 2950155, 1800000, 1800000, 2338616, 2137175, 1800000, 1800000, 2650093, 2602135, 3339316, 3037385], "xaxis": "x", "y": ["170421", "170497", "170497", "170573", "170573", "171061", "171087", "171087", "171560", "171576", "171601", "171651", "171719", "171730", "172037", "172052", "172052", "172072", "172079", "172099", "172100", "172241", "172243", "172532", "172583", "172584", "172662", "172662", "173001", "173001", "173002", "173002", "173006", "173006", "173011", "173011", "173016", "173026", "173026", "173030", "173031", "173033", "173034", "173035", "173036", "173052", "173054", "173069", "173072", "173075", "173078", "173087", "173105", "173105", "173107", "173109", "173110", "173110", "173124", "173132", "173133", "173137"], "yaxis": "y"}, {"base": ["2024-10-21T08:00:00.000000000", "2024-10-21T08:39:59.430790000", "2024-10-21T08:08:05.251298000", "2024-10-21T12:00:00.000000000"], "customdata": [["on site", "General Mechanics"], ["on site", "General Mechanics"], ["on site", "General Mechanics"], ["on site", "Revision Alfred"]], "hovertemplate": "labor_category=GENERAL_MECHANICS<br>actual_start=%{base}<br>actual_end=%{x}<br>service_id_str=%{y}<br>driver_label=%{customdata[0]}<br>labor_name=%{customdata[1]}<extra></extra>", "legendgroup": "GENERAL_MECHANICS", "marker": {"color": "#EF553B", "pattern": {"shape": ""}}, "name": "GENERAL_MECHANICS", "orientation": "h", "showlegend": true, "textposition": "auto", "type": "bar", "x": [22760051, 22760051, 22760051, 6436164], "xaxis": "x", "y": ["170497", "170573", "171087", "173001"], "yaxis": "y"}, {"base": ["2024-10-21T08:00:00.000000000", "2024-10-21T10:00:00.000000000", "2024-10-21T14:00:00.000000000", "2024-10-21T12:00:00.000000000", "2024-10-21T13:00:00.000000000", "2024-10-21T13:30:00.000000000", "2024-10-21T16:00:00.000000000", "2024-10-21T16:00:00.000000000"], "customdata": [["on site", "Wash and Polish"], ["on site", "Wash and Polish"], ["on site", "Wash and Polish"], ["on site", "Wash and Polish"], ["on site", "Wash and Polish"], ["on site", "Wash and Polish"], ["on site", "Wash and Polish"], ["on site", "Wash and Polish"]], "hovertemplate": "labor_category=WASH_AND_POLISH<br>actual_start=%{base}<br>actual_end=%{x}<br>service_id_str=%{y}<br>driver_label=%{customdata[0]}<br>labor_name=%{customdata[1]}<extra></extra>", "legendgroup": "WASH_AND_POLISH", "marker": {"color": "#00cc96", "pattern": {"shape": ""}}, "name": "WASH_AND_POLISH", "orientation": "h", "showlegend": true, "textposition": "auto", "type": "bar", "x": [2800704, 2800704, 2800704, 2800704, 2800704, 2800704, 2800704, 2800704], "xaxis": "x", "y": ["171525", "172052", "172662", "173002", "173006", "173011", "173026", "173110"], "yaxis": "y"}, {"base": ["2024-10-21T16:00:00.000000000"], "customdata": [["on site", "Tanqueo Terpel (Corriente)"]], "hovertemplate": "labor_category=OTHER_LABORS<br>actual_start=%{base}<br>actual_end=%{x}<br>service_id_str=%{y}<br>driver_label=%{customdata[0]}<br>labor_name=%{customdata[1]}<extra></extra>", "legendgroup": "OTHER_LABORS", "marker": {"color": "#ab63fa", "pattern": {"shape": ""}}, "name": "OTHER_LABORS", "orientation": "h", "showlegend": true, "textposition": "auto", "type": "bar", "x": [403816], "xaxis": "x", "y": ["173105"], "yaxis": "y"}], "layout": {"barmode": "overlay", "height": 600, "legend": {"title": {"text": "labor_category"}, "tracegroupgap": 0}, "title": {"text": "Detalle de labors por Servicio (2024-10-21)"}, "xaxis": {"anchor": "y", "domain": [0, 1], "type": "date"}, "yaxis": {"anchor": "x", "autorange": "reversed", "domain": [0, 1], "title": {"text": "service_id_str"}, "type": "category"}}}
